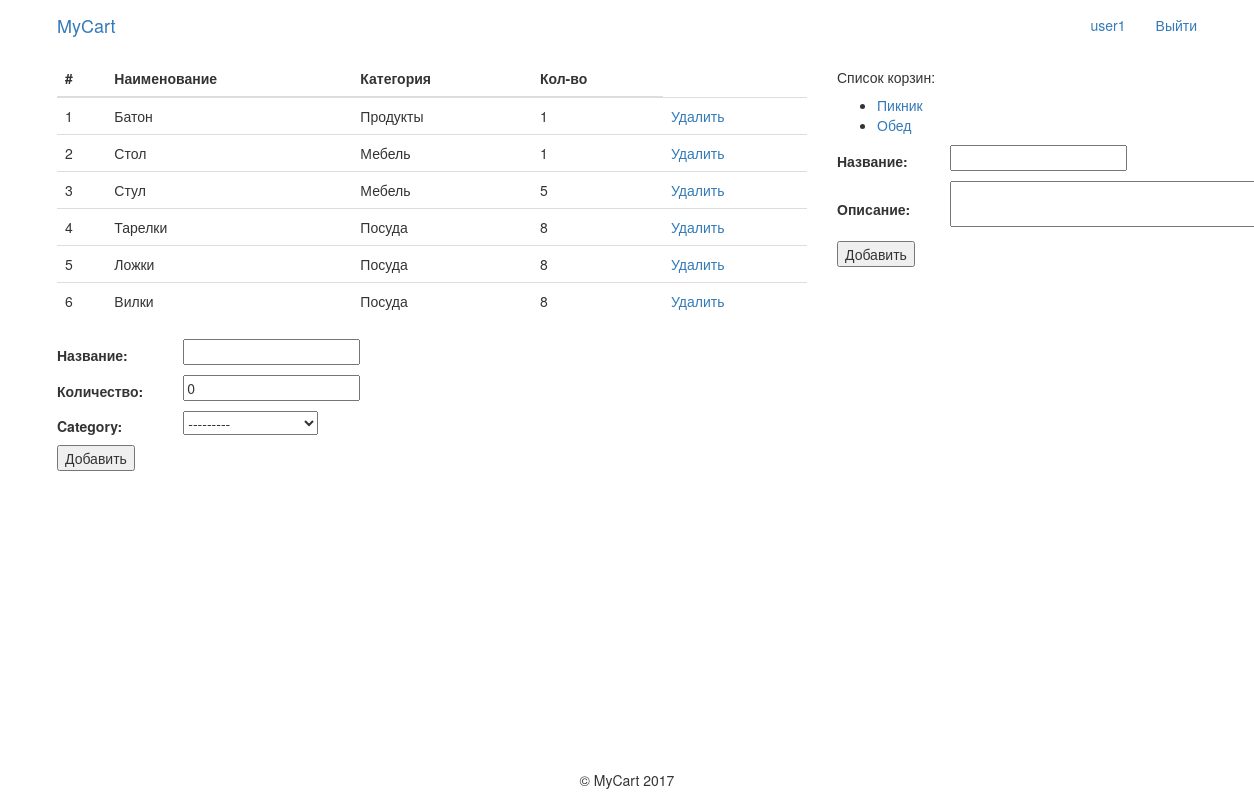
Screenshot of / (signed in) with the database file from the repository.
### cartApp/models.py (models this page shows, shortened)
class Product(models.Model):
    name = models.CharField(verbose_name=u'название', max_length=32)
    count = models.PositiveIntegerField(verbose_name=u'количество', default=0)
    category = models.ForeignKey(Category, blank=True, null=True, on_delete=models.SET_NULL)
    cart = models.ForeignKey(Cart, blank=True, null=True, on_delete=models.SET_NULL)

class Category(models.Model):
    name = models.CharField(verbose_name=u'название', max_length=32, unique=True)
    def __str__(self):
        return self.name

class Cart(models.Model):
    name = models.CharField(verbose_name=u'название', max_length=32)
    description = models.TextField(verbose_name=u'описание', blank=True)
    user = models.ForeignKey(User, blank=True, null=True, on_delete=models.SET_NULL)

### cartApp/views.py (the view)
# urls.py: url(r'^$', main),
def main(request, cart_id=0):
    if request.user.is_authenticated:
        carts = Cart.objects.filter(user=request.user.id)
        product_form = UserProductForm()
        cart_form = UserCartForm()
        if cart_id:
            products = list(Product.objects.filter(cart=cart_id).values())
            for i in range(0, len(products)):
                products[i]['n'] = i + 1
                products[i]['category'] = Category.objects.get(id=products[i]['category_id']).name
            return render(request, 'index_test.html', {'carts': carts, 'products': products,
                                                       'product_form': product_form, 'cart_form': cart_form,
                                                       "cart_id": cart_id})
        else:
            try:
                products = list(Product.objects.filter(cart=carts[0].id).values())
                for i in range(0, len(products)):
                    products[i]['n'] = i + 1
                    products[i]['category'] = Category.objects.get(id=products[i]['category_id']).name
                return render(request, 'index_test.html', {'carts': carts, 'products': products,
                                                           'product_form': product_form, 'cart_form': cart_form,
                                                           "cart_id": carts[0].id})
            except:
                error = 'Сначала добавьте корзину'
                return render(request, 'index_test.html', {'product_form': product_form, 'cart_form': cart_form,
                                                           'error': error})
    else:
        return render(request, 'index.html')

### cartApp/forms.py
class UserProductForm(forms.ModelForm):
    class Meta:
        model = Product
        exclude = ['cart']

class UserCartForm(forms.ModelForm):
    class Meta:
        model = Cart
        fields = ('name', 'description')
        widgets = {
            'description': forms.Textarea(attrs={'rows': 2})
        }

### templates/index_test.html (shortened to what this page needs)
{% extends "base.html" %}
{% block content %}
<div class="container">
    <div class="row">
        <div class="col-md-8">
            <div class="table-responsive">
                {% if error %}
                <h2> {{ error }}</h2>
                {% else %}
                <table class="table">
                    <thead>
                    <tr>
                        <th>#</th>
                        <th>Наименование</th>
                        <th>Категория</th>
                        <th>Кол-во</th>
                    </tr>
                    </thead>
                    <tbody>
                    {% for product in products %}
                    <tr>
                        <td>{{ product.n }}</td>
                        <td>{{ product.name }}</td>
                        <td>{{ product.category }}</td>
                        <td>{{ product.count }}</td>
                        <td><a href="/product/delete/{{ product.id }}">Удалить</a></td>
                    </tr>
                    {% endfor %}
                    </tbody>
                </table>
                {% endif %}
            </div>
            <form action="/product/create/{{ cart_id }}" role="form" method="post" class="add-to-cart form-inline">
                <table>
                    {% for field in product_form %}
                    <tr>
                        <td>
                            {{ field.label_tag }}
                        </td>
                        <td>
                            <div>
                                <ul>
                                    {{ field }}
                                </ul>
                            </div>
                        </td>
                    </tr>
                    {% endfor %}
                </table>
                <input type="submit" value="Добавить">
            </form>
        </div>
        <div class="cart_list col-md-4">
            <h5>Список корзин:</h5>
            <ul>
                {% for cart in carts %}
                <li><a href="/cart/{{ cart.id }}">{{ cart.name }}</a></li>
                {% endfor %}
            </ul>
            <form action="/cart/create/" role="form" method="post" class="form-inline">
                <table>
                    {% for field in cart_form %}
                    <tr>
                        <td>
                            {{ field.label_tag }}
                        </td>
                        <td>
                            <div>
                                <ul>
                                    {{ field }}
                                </ul>
                            </div>
                        </td>
                    </tr>
                    {% endfor %}
                </table>
                <input type="submit" value="Добавить">
            </form>
        </div>
    </div>
</div>
{% endblock %}

### templates/base.html (shortened to what this page needs)
<!doctype html>
<html lang="ru">
<head>
    <link rel="stylesheet" href="/static/css/theme.css">
    <link href="/static/css/bootstrap.min.css" rel="stylesheet">
</head>
<body>
<nav class="navbar navbar-fixed-top" role="navigation">
    <div class="container">
        <div class="navbar-header">
            <a class="navbar-brand" href="/">MyCart</a>
        </div>
        <div class="collapse navbar-collapse" id="menu" style="background: white">
            <ul class="nav navbar-nav navbar-right">
                {% if not user.is_authenticated %}
                <li>
                    <form method="post" action="/user/login/" class="navbar-form navbar-right" role="form">
                        {% csrf_token %}
                        <div class="form-group">
                            <input type="text" name="login" value='{{ username }}' class="form-control"
                                   placeholder="Логин">
                            <input type="password" name="password" class="form-control" placeholder="Пароль">
                        </div>
                        <button type="submit" class="btn btn-default">Войти</button>
                    </form>
                </li>
                <li>
                    <a href="/user/registration/">Регистрация</a>
                </li>
                {% else %}
                <li style="text-align: right;"><a href="#">{{ user.username }}</a></li>
                <li style="text-align: right;"><a href="/user/logout/">Выйти</a></li>
                {% endif %}
            </ul>
        </div>
    </div>
</nav>
{% block content %}
{% endblock %}
<div class="footer">
    <p>&copy MyCart 2017</p>
</div>
</body>
</html>

### static/css/theme.css (style rules this page uses)
html { position: relative; min-height: 100%; }
body { margin-bottom: 60px; padding-top: 60px; }
.footer { text-align: center; position: absolute; bottom: 0; width: 100%; }

### rows the page displays
Product: n "1", name "Батон", category "Продукты", count "1"
Product: n "2", name "Стол", category "Мебель", count "1"
Product: n "3", name "Стул", category "Мебель", count "5"
Product: n "4", name "Тарелки", category "Посуда", count "8"
Product: n "5", name "Ложки", category "Посуда", count "8"
Product: n "6", name "Вилки", category "Посуда", count "8"
Cart: name "Пикник"
Cart: name "Обед"

### other values shown
{{ user.username }} "user1"
{{ field.label_tag }} "Название:" "Количество:" "Category:"
{{ field.label_tag }} "Название:" "Описание:"
